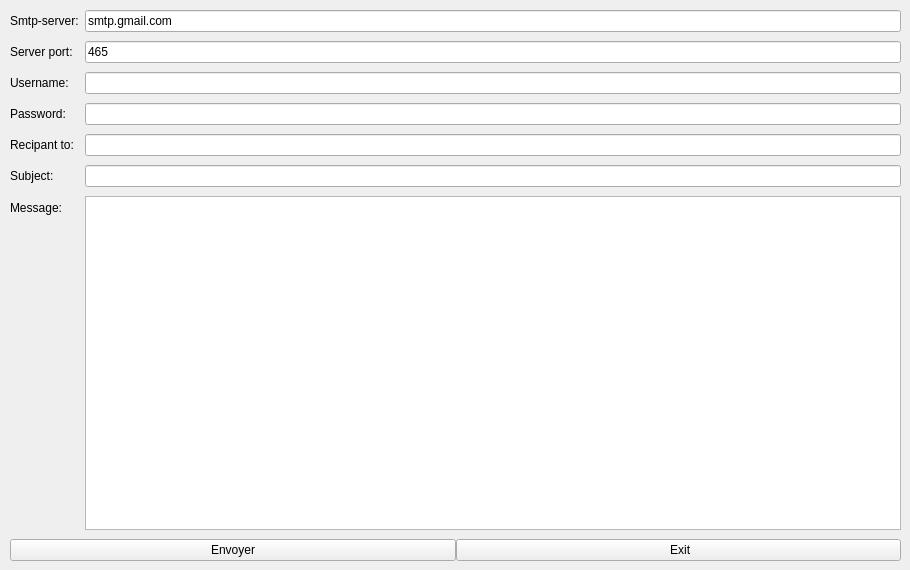
        <widget class="QWidget" name="tab_7">
         <attribute name="title">
          <string>Notification Par Mail</string>
         </attribute>
         <widget class="QWidget" name="layoutWidget">
          <property name="geometry">
           <rect>
            <x>10</x>
            <y>10</y>
            <width>891</width>
            <height>551</height>
           </rect>
          </property>
          <layout class="QFormLayout" name="formLayout">
           <property name="fieldGrowthPolicy">
            <enum>QFormLayout::ExpandingFieldsGrow</enum>
           </property>
           <property name="rowWrapPolicy">
            <enum>QFormLayout::WrapLongRows</enum>
           </property>
           <property name="verticalSpacing">
            <number>9</number>
           </property>
           <item row="0" column="0">
            <widget class="QLabel" name="label_11">
             <property name="text">
              <string>Smtp-server:</string>
             </property>
            </widget>
           </item>
           <item row="0" column="1">
            <widget class="QLineEdit" name="server">
             <property name="text">
              <string>smtp.gmail.com</string>
             </property>
            </widget>
           </item>
           <item row="1" column="0">
            <widget class="QLabel" name="label_12">
             <property name="text">
              <string>Server port:</string>
             </property>
            </widget>
           </item>
           <item row="1" column="1">
            <widget class="QLineEdit" name="port">
             <property name="text">
              <string>465</string>
             </property>
            </widget>
           </item>
           <item row="2" column="0">
            <widget class="QLabel" name="label_13">
             <property name="text">
              <string>Username:</string>
             </property>
            </widget>
           </item>
           <item row="2" column="1">
            <widget class="QLineEdit" name="uname"/>
           </item>
           <item row="3" column="0">
            <widget class="QLabel" name="label_16">
             <property name="text">
              <string>Password:</string>
             </property>
            </widget>
           </item>
           <item row="3" column="1">
            <widget class="QLineEdit" name="paswd">
             <property name="inputMask">
              <string/>
             </property>
             <property name="echoMode">
              <enum>QLineEdit::Password</enum>
             </property>
            </widget>
           </item>
           <item row="4" column="0">
            <widget class="QLabel" name="label_24">
             <property name="text">
              <string>Recipant to:</string>
             </property>
            </widget>
           </item>
           <item row="4" column="1">
            <widget class="QLineEdit" name="rcpt"/>
           </item>
           <item row="5" column="0">
            <widget class="QLabel" name="label_25">
             <property name="text">
              <string>Subject:</string>
             </property>
            </widget>
           </item>
           <item row="5" column="1">
            <widget class="QLineEdit" name="subject"/>
           </item>
           <item row="6" column="0">
            <widget class="QLabel" name="label_26">
             <property name="text">
              <string>Message:</string>
             </property>
            </widget>
           </item>
           <item row="6" column="1">
            <widget class="QPlainTextEdit" name="msg"/>
           </item>
           <item row="7" column="0" colspan="2">
            <layout class="QHBoxLayout" name="horizontalLayout">
             <item>
              <widget class="QPushButton" name="sendBtn">
               <property name="text">
                <string>    Envoyer    </string>
               </property>
              </widget>
             </item>
             <item>
              <widget class="QPushButton" name="exitBtn">
               <property name="text">
                <string>     Exit    </string>
               </property>
              </widget>
             </item>
            </layout>
           </item>
          </layout>
         </widget>
        </widget>
